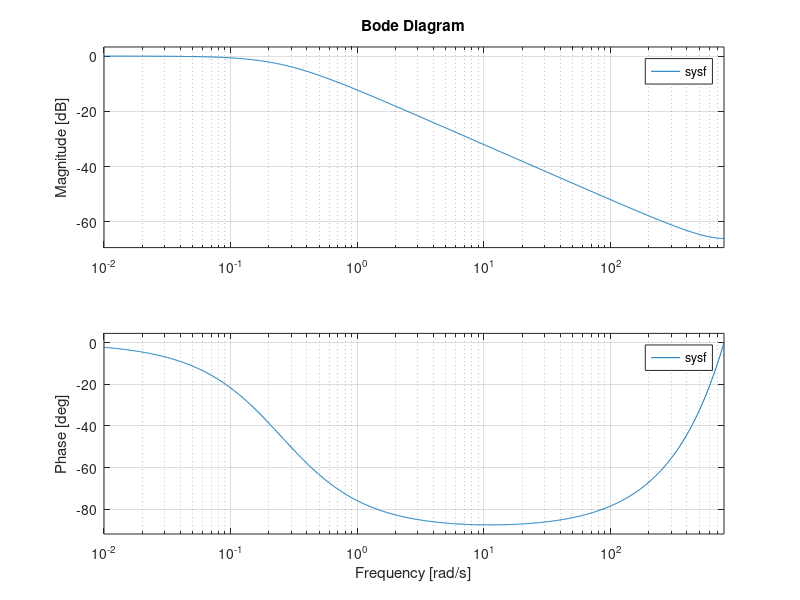

Reproduce this figure in MATLAB.
% Work of MICHEL Antoine and Mounier Timothée
% November 2023
%% Physical constants
g = 9.81;                       % gravity acceleration [m/sec^2]
%% Physical parameters
m =    23*10^-3  ;						% wheel weight [kg]
R = 0.027;						% wheel radius [m]
Jw = m * R^2 / 2;				% wheel inertia moment [kgm^2]
M =   (617-2*23)*10^-3 ;                        % body weight [kg]
W = 0.105;						% body width [m]
D = 0.1;						% body depth [m]
h = 0.21;       				% body height [m]
L = 0.12;						% distance of the center of mass from the wheel axle [m]
Jpsi = M * L^2 / 3;				% body pitch inertia moment [kgm^2]
Jphi = M * (W^2 + D^2) / 12;	% body yaw inertia moment [kgm^2]
fm = 0.0022;					% friction coefficient between body & DC motor
fw = 0;           				% friction coefficient between wheel & floor
%% Motors parameters
Jm = 1e-5;						% DC motor inertia moment [kgm^2]
Rm = 6.69;						% DC motor resistance [Om]
Kb = 0.468;						% DC motor back EMF constant [Vsec/rad]
Kt = 0.317;						% DC motor torque constant [Nm/A]
K_PWM = 8.087;                  % Volts to PWM value coefficient [1/V]


%% Constantes definition
alpha =  Kt / Rm;
beta =  Kt * Kb / Rm + fm;
E_11 = (2 * m + M) * R^2 + 2 * Jw + 2 * Jm;
E_12 = M * L * R - 2  * Jm;
E_22 = M * L^2 + Jpsi + 2 * Jm;


%% Part 1: Model

% définition des matrices selon la préparation, on transpose le vecteur pour
% H
E=[E_11 E_12;
    E_12 E_22];

F=[ 2*beta -2*beta;
    -2*beta 2*beta];

G= [0 0;
    0 -M*g*L];

H= [2*alpha -2*alpha]';

% création d'un vecteur O pour la création de la matrice B1
O = [0;
    0];

A1= [ 0 0 1 0;
    0 0 0 1;
    -(inv(E))*G -(inv(E))*F];

B1=[0 ;
    0 ;
    (inv(E))*H ];

C=eye(4);

C1 =ss(A1,B1,C,0);
s1.StateName = {'theta', 'psi', 'theta_dot', 'psi_dot'};
s1.InputName = {'U'};


% 3) Les états d'équilibres correspondent aux états où
% Psi_dot, theta_dot et Psi sont nuls
% On voit au près de la matrice A que l'on a un deg de liberté en theta
% Car on un une colonne de 0 (chute du rang)

% 4) a) On place le segway devant nous et on le lache 
% suspens ... il tombe

% b) on calcul avec pzmap on trouve les valeurs de pôles contenues
% dans p [0 -370.06 6.83 -6.50] les pôles ne sont pas tous a partie 
% réelle strict négative donc le système est instable

[p,z]= pzmap(C1);



%% For discrete control and simulation
Ts = 0.004;                     % Control system sample time
Psi0 = deg2rad(10);             % Initial value to disturb the system

% bloqueur d'ordre Zéro car valeur constante
sysd=c2d(C1,Ts,'zoh');
Phi=sysd.a;
Gamma=sysd.b;
Cd=sysd.c;

% vérifiaction que phi(ts)=exp(A1*Ts) et on obtient bien la même chose;

Phi_Ts = expm(A1.*Ts);


C2 =ss(Phi,Gamma,Cd,0);                        

% En effet quand on réalise les calculs suivants on peut confirmer qu'il
% existe un lien entre pole continu et discret
% la limite de stabilité correspond au cercle unité dans le complexe car 
% il s'agit d'une expo complexe.                                                                                                                                                                                                           
% les poles stables sont à l'intérieur strictement.
[pd,zd]=pzmap(C2);
zp=exp(p(:).*Ts);


% Q4)
% on obtient la matrice de commandabilité en discret avec phi et gamma
% et on trouve bien une matrice de rang 4 donc la matrice est commandable
% si elle n'était pas commandable, on ne pourrait pas stabiliser le système
Command=[Gamma Phi*Gamma (Phi^2)*Gamma (Phi^3)*Gamma];
rank(Command);

%% Part 2

% Q1)
% Xeq va donc tendre vers une valeur nulle car on a une suite géo dont
% la raiqon en valeur abs est inf stricte à 1
% (qui n'est pas une abération) 
% On va choisir des pôles positif pour éviter d'avoir une suite alternée
% qui abimerait dans le temps la motorisation


% Q2) 
% le pôle dominant correspond aux constantes de temps les plus élevées ie le
% plus lent,il rend compte de la dynamique du système
pd;
Td=1./pd;

% on a comme pole stables : 0.23 et 0.97
% et les constantes de temps associées sont 4.39 et 1.03
% un pole lent se situe au plus proche du cercle unité

% Q3)
x=0.9845;
P=[pd(2) pd(4) x x];
K=acker(Phi,Gamma,P);
% quand on prend une valeur proche de 0.97 on se trouve à une tension
% supérieure à 10V mais quand on tend vers 1 la tension est inférieure de
% 10V

% analyse des courbes : stabilité des états, on voit bien l'avancée du
% segway et le recul
% de plus pour la tension on voit bien le recul avec la tension qui passe ne
% négatif

 

%% partie 6.1
% gain K_Pwm
% round justifie la résolution des capteurs



% Part 6.2

% Q2)
f_oub=0.999;
% Y(z)=f_oub*(z^-1)*Y(z) + (1-f_oub)*U(z)

numerator = [(1-f_oub) 0];
denominator = [1 -f_oub];
sysf = tf(numerator,denominator,Ts);

bode(sysf)

% wc = 0.25; %rad/s
% Oui c'est le filtre adéquat pour détecter notre biais car
% il va être visible sur notre BODE pour une freq nulle

% Part 7.1

% la variable du vecteur d'état qu 'il est possible d'imposer est psi

% pour les saccades il s'agissait d'une erreur avec K_PWM

Q = inv(eye(4) + Gamma*K - Phi);
G = [1 0 0 0];
N = inv(G*Q*Gamma);

% Q3)
% on arrive bien à le faire avancer et reculer avec un seuil  
% défini en cm.
